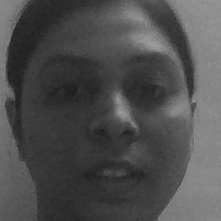
#> input picture kk.jpg, 221 x 221 px
$ python TestDataCollector_EiganFace.py
#> lines starting #> are read from the running program, lines starting #| are printed output that depends on the picture
### NameFind.py
#     ----------- FUNCTION TO READ THE FILE AND ADD THE NAMES AND IDs IN TO TUPLES

import cv2 #Video Capture Library
import math # Image Rotation Library
import time #Time count Library
import os # Files Library

now_time = time.clock()

face = cv2.CascadeClassifier('Haar/haarcascade_frontalcatface.xml') # Classifier "frontal-face" Haar Cascade
glass_cas = cv2.CascadeClassifier('Haar/haarcascade_eye_tree_eyeglasses.xml') # Classifierde "eye" Haar Cascade

WHITE = [255, 255, 255]

def FileRead():
    Info = open("Names.txt", "r")                       # Open th text file in readmode
#> (reads Names.txt from the repository)
    NAME = []                                           # The tuple to store Names
    while (True):                                       # Read all the lines in the file and store them in two tuples
        Line = Info.readline()
        if Line == '':
            break
        NAME.append (Line.split(",")[1].rstrip())

    return NAME                                     # Return the two tuples

Names = FileRead()                                 # Run the above Function to get the ID and Names Tuple

#     ------------------- FUNCTION TO FIND THE NAME  -----------------------------------------------------------

#Verification of the last ID in Names.txt (last_string) - CREATED BY IGOR
def file_is_empty(path):
    return os.stat(path).st_size==0

with open('Names.txt') as f:
    lines = f.readlines()
    if file_is_empty('Names.txt'):
        last_string = 1
    else:
        last_row = lines[-1]
        string_last = last_row
        for s in string_last.split():
            if s.isdigit():
                last_string = int(s)
                print("A base possui: " + str(last_string) + " " + "pessoas" )

# [99 lines left out: functions ID2Name, AddName, DispID, draw_box, DispID2, DispID3, not called in this run]


def DrawBox(Image, x, y, w, h):
    cv2.rectangle(Image, (x, y), (x + w, y + h), (255, 255, 255), 1)     # Draw a rectangle arround the face

# ----------------------------- THIS FUNCTION TAKES IN SPEC CASCADE, FACE CASCADE AND AN IMAGE
# ------------------------- IT RETURNS A CROPPED FACE AND IF POSSIBLE STRAIGHTENS THE TILT OF THE HEAD


# [25 lines left out: function DetectEyes, not called in this run]


def tell_time_passed():
    print ('TIME PASSED ' + str(round(((time.clock() - now_time)/60), 2)) + ' MINS')

### TestDataCollector_EiganFace.py
# --------------- COLLECTS DATA ON EIGENFACE BY RUNNING IT ON A GIVEN IMAGE AND SAVING DATA TO A TEXT FILE -------------
# ------------------------------ SAVES THE DATA IN 3 TEXT FILES  & PLOTS THE DATA --------------------------------------

import os                                               # importing the OS for path
import cv2                                              # importing the OpenCV library
import numpy as np                                      # importing Numpy library
from PIL import Image                                   # importing Image library
import matplotlib.pyplot as plt
import NameFind

face_cascade = cv2.CascadeClassifier('Haar/haarcascade_frontalcatface.xml')
path = 'dataSet'                                        # path to the photos
img = cv2.imread('kk.jpg')
#> img is the input picture: shape (221, 221, 3); min 28, max 161, mean 78.2

def getImageWithID (path):
#> called with path = 'dataSet'
    imagePaths = [os.path.join(path, f) for f in os.listdir(path)]
    FaceList = []
    IDs = []

    for imagePath in imagePaths:
        faceImage = Image.open(imagePath).convert('L')  # Open image and convert to gray
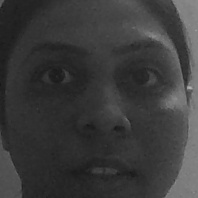
#> input picture dataSet/User.10.10.jpg, 198 x 198 px
#> faceImage is the input picture: PIL image 198x198 L; min 22, max 178, mean 58.7
        print(str((faceImage.size)))
#| (198, 198)
        faceImage = faceImage.resize((110, 110))        # resize the image so the EIGEN recogniser can be trained
#> faceImage: PIL image 110x110 L
        faceNP = np.array(faceImage, 'uint8')           # convert the image to Numpy array
        print(str((faceNP.shape)))
#| (110, 110)
        ID = int(os.path.split(imagePath)[-1].split('.')[1])    # Get the ID of the array
        FaceList.append(faceNP)                         # Append the Numpy Array to the list
        IDs.append(ID)                                  # Append the ID to the IDs list

    return np.array(IDs), FaceList                      # The IDs are converted in to a Numpy array


IDs, FaceList = getImageWithID(path)
#> IDs = [10]; FaceList = 1 item
gray = cv2.cvtColor(img, cv2.COLOR_BGR2GRAY)            # Convert the Camera to gray
faces = face_cascade.detectMultiScale(gray, 1.3, 4)     # Detect the faces and store the positions
#> faces = [[16, 12, 196, 196]]
Info = open("SaveData/EIGEN_TEST_DATA.txt", "w+")
face_number = 1

for (x, y, w, h) in faces:
    Face = cv2.resize((gray[y: y+h, x: x+w]), (110, 110))
    Lev = 1
    eigen_ID = []
    eigen_conf = []
    for _ in range(10):
        recog = cv2.face.EigenFaceRecognizer_create(Lev)     # creating EIGEN FACE RECOGNISER
        print('TRAINING FOR  ' + str(Lev) + ' COMPONENTS')
        recog .train(FaceList, IDs)                         # The recongniser is trained using the images
        print('EIGEN FACE RECOGNISER TRAINED')
        ID, conf = recog.predict(Face)
        eigen_ID.append(ID)
        eigen_conf.append(conf)
        Info.write(str(ID) + "," + str(conf) + "\n")
        print ('FOR ' + str(Lev) + ' COMPONENTS ID: ' + str(ID) + ' CONFIDENT: ' + str(conf))
        Lev = Lev + 1
    # ---------------------------------------- 1ST PLOT -----------------------------------------------------
    fig = plt.gcf()
    fig.canvas.set_window_title('RESULTS FOR FACE ' + str(face_number))
    plt.subplot(2, 1, 1)
    plt.plot(eigen_ID)
    plt.title('ID against Number of Components', fontsize=10)
    plt.axis([0, Lev, 0, 25])
    plt.ylabel('ID', fontsize=8)
    plt.xlabel('Number of Components', fontsize=8)
    p2 = plt.subplot(2, 1, 2)
    plt.plot(eigen_conf, 'red')
    plt.title('Confidence against Number of Components', fontsize=10)
    p2.set_xlim(xmin=0)
    p2.set_xlim(xmax=Lev)
    plt.ylabel('Confidence', fontsize=8)
    plt.xlabel('Number of Components', fontsize=8)
    plt.tight_layout()

    print (' SHOW RESULTS FOR FACE ' + str(face_number))
    NameFind.tell_time_passed()                                  # TIME PASSED
    cv2.imshow('FACE' + str(face_number), Face)
    plt.show()
    face_number = face_number + 1
#> this loop made 1 pass
#> (x, y, w, h, face_number) on pass 1: (16, 12, 196, 196, 2)
#> (printed output is left out)
#> pass 1, `Face = cv2.resize((gray[y: y+h, x: x+w]), (110, 110))`:
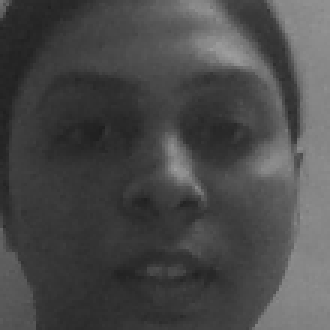
#> Face: shape (110, 110) (shown 3 times larger); min 30, max 158, mean 73.3
#> pass 1, `plt.show()`:
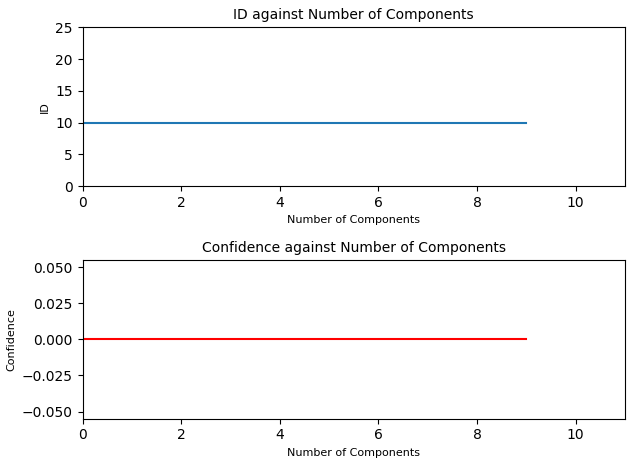
#> figure drawn by matplotlib, 2 panels
#> after the loop, face_number = 2


Info.close()
cv2.destroyAllWindows()
